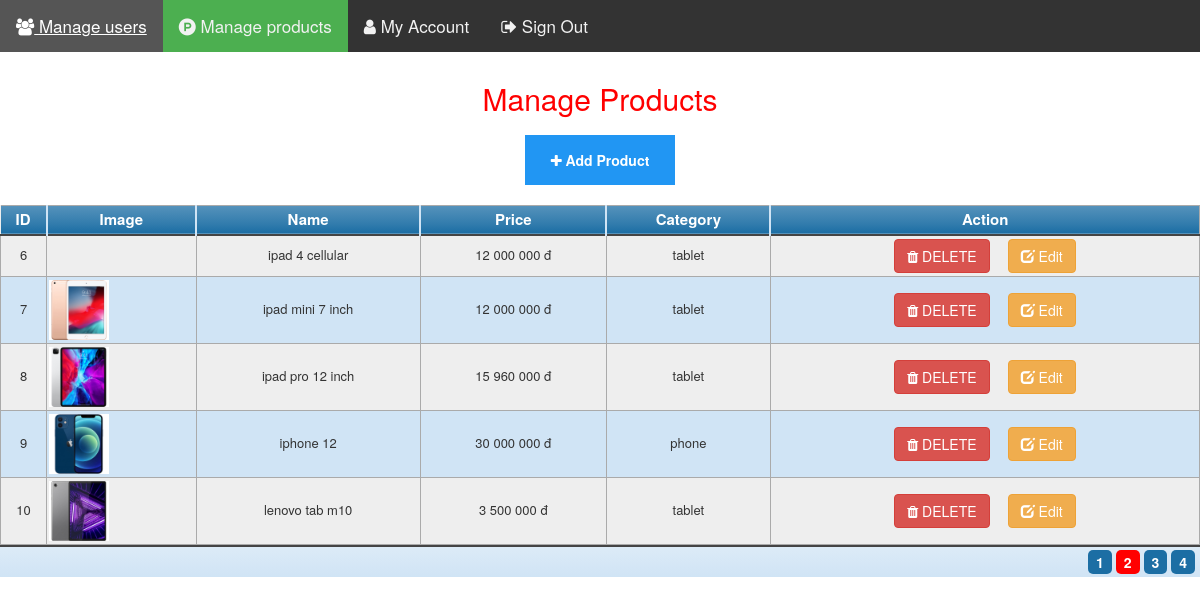
The app's page /index.php?controller=products&action=manage-product&page=2 (signed in) with its own data.
### tables this page shows
CREATE TABLE `product` (
  `product_id` int(11) NOT NULL,
  `name` varchar(255) NOT NULL,
  `price` int(11) NOT NULL,
  `category_id` int(11) NOT NULL,
  `image` varchar(255) NOT NULL
);

CREATE TABLE `category` (
  `category_id` int(11) NOT NULL,
  `name` varchar(255) NOT NULL
);

### routes.php (called while the page is built, shortened)
<?php
$controller = new $klass;
$url = explode("-", $action);
for ($i = 0; $i < count($url); $i++) {
    if ($i != 0) {
        $url[$i] = ucfirst($url[$i]);
    }
}
$newAction = implode("", $url);
$controller->$newAction();

### index.php (called while the page is built, shortened)
<?php
require_once('connection.php');
require_once('routes.php');

### connection.php (called while the page is built, shortened)
<?php
class Database
{
    private $host = "localhost:3306";
    private $username = "root";
    private $password = "";
    private $database = "phonestore";
    private $sql = "";
    private $connection;
    public function __construct()
    {
        try {
            $this->connection = new PDO('mysql:host=' . $this->host . ';dbname=' . $this->database,
                $this->username, $this->password);
            $this->connection->exec("SET NAMES 'utf8'");
            $this->connection->setAttribute(PDO::ATTR_ERRMODE, PDO::ERRMODE_EXCEPTION);
        } catch (PDOException $e) {
            die($e->getMessage());
        }
    }
    public function setQuery($sql)
    {
        $this->sql = $sql;
    }
    public function execute($options = array())
    {
        $statement = $this->connection->prepare($this->sql);
        $statement->execute();
        return $statement;
    }
    public function loadAllRows($options = array())
    {
        if (!$options) {
            $result = $this->execute();
        } else {
            $result = $this->execute($options);
            if (!$result) {
                return false;
            }
        }
        return $result->fetchAll(PDO::FETCH_OBJ);
    }
    public function loadRecord($option = array())
    {
        if (!$option) {
            $result = $this->execute();
        } else {
            $result = $this->execute($option);
            if (!$result) {
                return false;
            }
        }
        return $result->fetch(PDO::FETCH_COLUMN);
    }
}
?>

### models/product_model.php (called while the page is built, shortened)
<?php
class ProductModel
{
    private $db;
    public function __construct()
    {
        $this->db = new Database();
    }
    public function getCategories()
    {
        $sql = "SELECT * FROM category ORDER BY category_id ASC";
        $this->db->setQuery($sql);
        return $this->db->loadAllRows();
    }
    public function countRecord()
    {
        $sql = "SELECT COUNT(*) FROM product";
        $this->db->setQuery($sql);
        return $this->db->loadRecord();
    }
    public function paginate($page)
    {
        $index = ($page - 1) * 5;
        $sql = "SELECT product.*, category.name AS category_name FROM product
        INNER JOIN category ON product.category_id = category.category_id LIMIT $index, 5";
        $this->db->setQuery($sql);
        $products = $this->db->loadAllRows();
        if ($products == null) {
            return null;
        } else {
            return $products;
        }
    }
}

### views/products/manage_product.php (shortened to what this page needs)
<link rel="stylesheet" href="https://maxcdn.bootstrapcdn.com/bootstrap/3.4.1/css/bootstrap.min.css">
<h2 style="text-align: center; margin-top: 30px; color: red">Manage Products</h2>
<a href="index.php?controller=products&action=add" class="add-product"><i class="fa fa-plus" aria-hidden="true"></i> Add
    Product</a>
<div class="divTable blueTable">
    <div class="divTableHeading">
        <div class="divTableRow">
            <div class="divTableHead">ID</div>
            <div class="divTableHead">Image</div>
            <div class="divTableHead">Name</div>
            <div class="divTableHead">Price</div>
            <div class="divTableHead">Category</div>
            <div class="divTableHead">Action</div>
        </div>
    </div>
    <div class="divTableBody">
        <?php
        if ($products != null) {
            foreach ($products as $product) {
                ?>
                <div class="divTableRow">
                    <div class="divTableCell">
                        <?= $product->product_id ?>
                    </div>
                    <div class="divTableCell">
                        <img src="<?= $product->image ?>" alt="" width="60px">
                    </div>
                    <div class="divTableCell"><?= $product->name ?></div>
                    <div class="divTableCell">
                        <?= number_format("$product->price", 0, ",", " ") ?> đ
                    </div>
                    <div class="divTableCell"><?= $product->category_name ?></div>
                    <div class="divTableCell">
                        <a href="index.php?controller=products&action=delete&id=<?= $product->product_id ?>"
                           onClick="return confirm('Are you sure you want to delete this product?');"
                           class="btn btn-danger">
                            <i class="fa fa-trash"
                               aria-hidden="true"></i> DELETE
                        </a>
                        <button class="btn btn-warning" data-toggle="modal" type="button"
                                data-target="#update_modal_<?= $product->product_id ?>"><span
                                    class="glyphicon glyphicon-edit"></span> Edit
                        </button>
                    </div>
                </div>
                <?php
            }
        }
        ?>
    </div>
</div>
<div class="blueTable outerTableFooter">
    <div class="tableFootStyle">
        <div class="links">
            <?php
            $page = 1;
            if (isset($_GET['page'])) {
                $page = $_GET['page'];
            }
            for ($i = 1; $i <= $totalPages; $i++) {
                if ($page == $i) {
                    echo "&nbsp;<a href=\"index.php?controller=products&action=manage-product&page=$i\" class='page-active'>$i</a>";
                } else {
                    echo "&nbsp;<a href=\"index.php?controller=products&action=manage-product&page=$i\">$i</a>";
                }
            }
            ?>
        </div>
    </div>
</div>

### assets/css/style.css (style rules this page uses)
:root { --primary: #08aeea; --secondary: #13D2B8; --purple: #bd93f9; --pink: #ff6bcb; --blue: #8be9fd; --gray: #333; --font: "Poppins", sans-serif; --gradient: linear-gradient(40deg, #ff6ec4, #7873f5); --shadow: 0 0 15px 0 rgba(0, 0, 0, 0.05); }
*, *:before, *:after { box-sizing: border-box; }
html { font-size: 62.5%; }
body { font-family: var(--font); font-size: 1.4rem; overflow-x: hidden; font-weight: 300; }
img { display: block; max-width: 100%; }
a { text-decoration: none; }
input, button, textarea, select { font-family: var(--font); font-size: 1.4rem; font-weight: 300; outline: none; border: 0; margin: 0; padding: 0; border-radius: 0; }
button { cursor: pointer; }
div.blueTable { border: 0px solid #1C6EA4; background-color: #EEEEEE; width: 100%; text-align: left; border-collapse: collapse; }
.divTable.blueTable .divTableCell, .divTable.blueTable .divTableHead { border: 1px solid #AAAAAA; padding: 3px 2px; }
.divTable.blueTable .divTableBody .divTableCell { font-size: 13px; }
.divTable.blueTable .divTableRow:nth-child(even) { background: #D0E4F5; }
.divTable.blueTable .divTableHeading { background: #1C6EA4; background: -moz-linear-gradient(top, #5592bb 0%, #327cad 66%, #1C6EA4 100%); background: -webkit-linear-gradient(top, #5592bb 0%, #327cad 66%, #1C6EA4 100%); background: linear-gradient(to bottom, #5592bb 0%, #327cad 66%, #1C6EA4 100%); border-bottom: 2px solid #444444; }
.divTable.blueTable .divTableHeading .divTableHead { font-size: 15px; font-weight: bold; color: #FFFFFF; border-left: 2px solid #D0E4F5; }
.divTable.blueTable .divTableHeading .divTableHead:first-child { border-left: none; }
.blueTable .tableFootStyle { font-size: 14px; font-weight: bold; color: #FFFFFF; background: #D0E4F5; background: -moz-linear-gradient(top, #dcebf7 0%, #d4e6f6 66%, #D0E4F5 100%); background: -webkit-linear-gradient(top, #dcebf7 0%, #d4e6f6 66%, #D0E4F5 100%); background: linear-gradient(to bottom, #dcebf7 0%, #d4e6f6 66%, #D0E4F5 100%); border-top: 2px solid #444444; }
.blueTable .tableFootStyle { font-size: 14px; }
.blueTable .tableFootStyle .links { text-align: right; }
.blueTable .tableFootStyle .links a { display: inline-block; background: #1C6EA4; color: #FFFFFF; padding: 2px 8px; border-radius: 5px; }
.blueTable.outerTableFooter { border-top: none; }
.blueTable.outerTableFooter .tableFootStyle { padding: 3px 5px; }
.divTable { display: table; }
.divTableRow { display: table-row; }
.divTableHeading { display: table-header-group; }
.divTableCell, .divTableHead { display: table-cell; vertical-align: middle; text-align: center; }
.divTableBody { display: table-row-group; }
body { margin: 0; font-family: Arial, Helvetica, sans-serif; }
.add-product { background-color: #2196F3; color: white; font-weight: bold; display: block; line-height: 50px; height: 50px; width: 150px; margin: 20px auto; text-align: center; }
.blueTable .tableFootStyle .links a.page-active { background: red; }

### records on screen
product: product_id "6", name "ipad 4 cellular", price "12 000 000", category.name "tablet"
product: product_id "7", image (picture), name "ipad mini 7 inch", price "12 000 000", category.name "tablet"
product: product_id "8", image (picture), name "ipad pro 12 inch", price "15 960 000", category.name "tablet"
product: product_id "9", image (picture), name "iphone 12", price "30 000 000", category.name "phone"
product: product_id "10", image (picture), name "lenovo tab m10", price "3 500 000", category.name "tablet"
